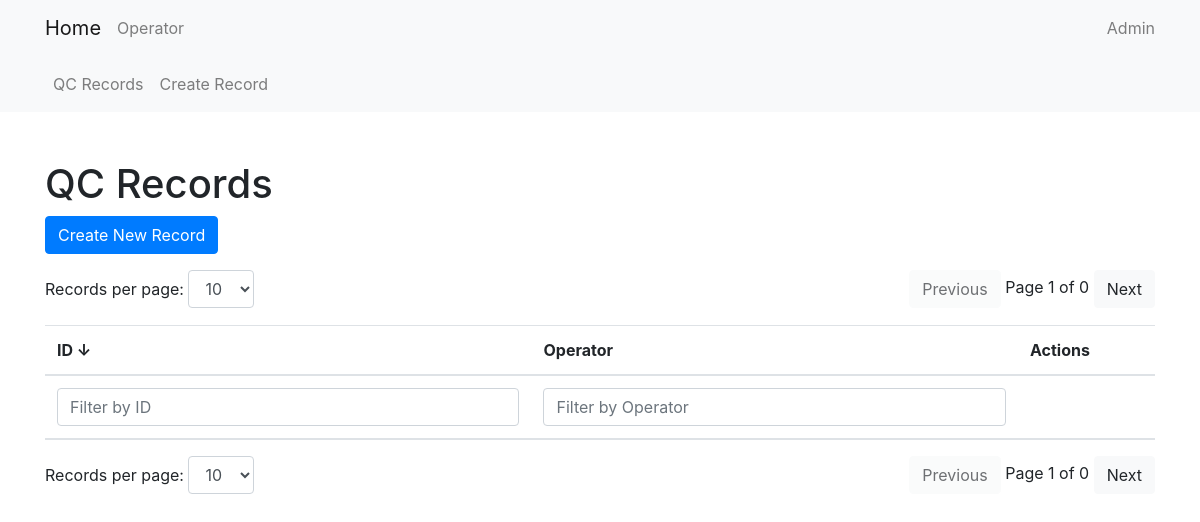
/qc/, run on an earlier commit of the app's database.
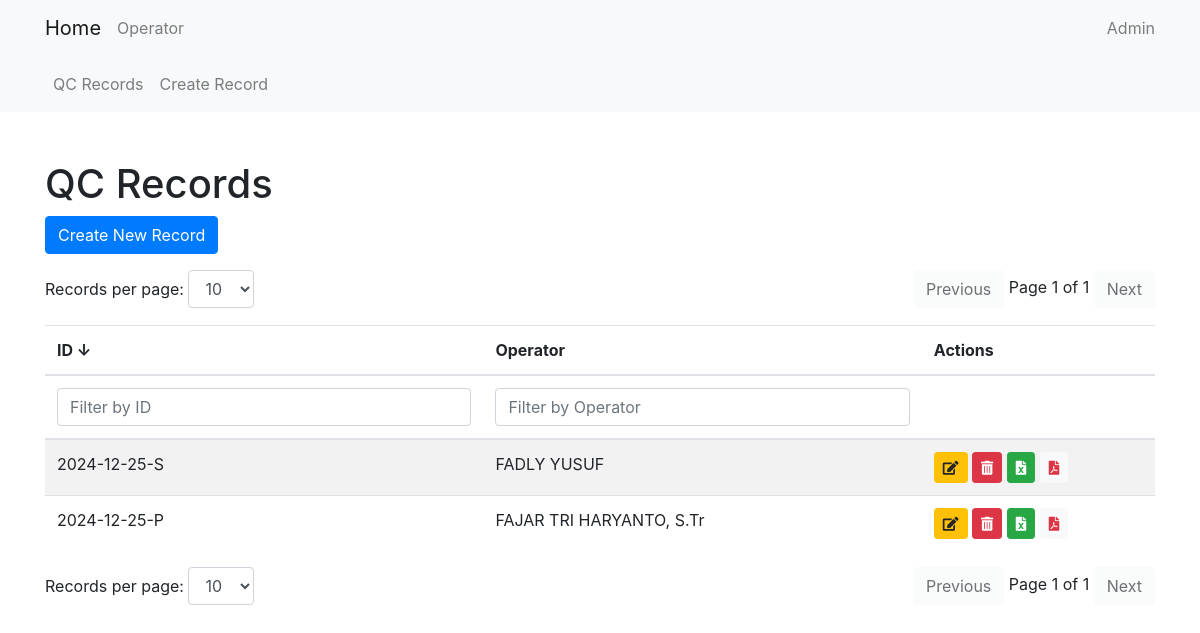
And on a later commit of the database.
### qc/models.py (models this page shows, shortened)
class QcRecord(models.Model):
    qc_id = models.CharField(max_length=100, default='0')
    KELOMPOK_CHOICES = [
        ('1', '1'),
        ('2', '2'),
        ('3', '3'),
        ('4', '4'),
        ('5', '5'),
    ]
    kelompok = models.CharField(max_length=1, choices=KELOMPOK_CHOICES, default='1')
    jam_pelaksanaan = models.TimeField(default=(timezone.now() + timezone.timedelta(hours=7)).replace(second=0, microsecond=0))
    qc_prev = models.TextField(default='0')
    qc = models.TextField(default='0')
    operator = models.ForeignKey(Operator, on_delete=models.CASCADE)
    NIP = models.CharField(max_length=18, default='0')
    event_indonesia = models.IntegerField(default=0)
    event_luar = models.IntegerField(default=0)
    kel_sebelum = models.CharField(max_length=1, choices=KELOMPOK_CHOICES, default='1')

### core/models.py (models this page shows, shortened)
class Operator(models.Model):
    name = models.CharField(max_length=100)
    NIP = models.CharField(max_length=18)

### qc/views.py (the view)
# urls.py: path('', QcRecordListView.as_view(), name='qcrecord_list'),
class QcRecordListView(ListView):
    model = QcRecord
    template_name = 'qc/qcrecord_list.html'
    context_object_name = 'qcrecords'

### qc/templates/qc/qcrecord_list.html (shortened to what this page needs)
{% extends 'core/base.html' %}
{% block content %}
<h1 class="mt-5">QC Records</h1>
<a href="{% url 'qc:qcrecord_create' %}" class="btn btn-primary mb-3">Create New Record</a>
<div class="d-flex justify-content-between mb-3">
    <div>
        <label for="recordsPerPageTop">Records per page:</label>
        <select id="recordsPerPageTop" class="form-control d-inline-block w-auto">
            <option value="10" selected>10</option>
        </select>
    </div>
    <div>
        <button id="prevPageTop" class="btn btn-light">Previous</button>
        <span id="pageInfoTop"></span>
        <button id="nextPageTop" class="btn btn-light">Next</button>
    </div>
</div>
<div class="table-responsive">
    <table class="table table-striped" id="qcRecordTable">
        <thead>
            <tr>
                <th onclick="sortTable(0)" style="cursor: pointer;">ID <span id="idSortArrow">↓</span></th>
                <th onclick="sortTable(1)" style="cursor: pointer;">Operator </th>
                <th>Actions</th>
            </tr>
            <tr>
                <th><input type="text" id="idFilter" onkeyup="filterTable(0)" placeholder="Filter by ID" class="form-control"></th>
                <th><input type="text" id="operatorFilter" onkeyup="filterTable(1)" placeholder="Filter by Operator" class="form-control"></th>
                <th></th>
            </tr>
        </thead>
        <tbody id="qcRecordTableBody">
            {% for record in qcrecords|dictsortreversed:"qc_id" %}
            <tr>
                <td>{{ record.qc_id }}</td>
                <td>{{ record.operator.name }}</td>
                <td>
                    <a href="{% url 'qc:qcrecord_update' record.pk %}" class="btn btn-sm btn-warning" data-toggle="tooltip" title="Edit">
                        <i class="fas fa-edit"></i>
                    </a>
                    <form action="{% url 'qc:qcrecord_delete_direct' record.pk %}" method="post" style="display:inline;">
                        <button type="button" class="btn btn-sm btn-danger delete-button" data-toggle="tooltip" title="Delete">
                            <i class="fas fa-trash-alt"></i>
                        </button>
                    </form>
                    <a href="{% url 'qc:export_to_excel' record.pk %}" class="btn btn-sm btn-success" data-toggle="tooltip" title="Export to Excel">
                        <i class="fas fa-file-excel"></i>
                    </a>
                    <a href="{% url 'qc:export_to_pdf' record.pk %}" class="btn btn-sm btn-light text-danger" data-toggle="tooltip" title="Export to PDF">
                        <i class="fas fa-file-pdf"></i>
                    </a>
                </td>
            </tr>
            {% endfor %}
        </tbody>
    </table>
</div>
<div class="d-flex justify-content-between">
    <div>
        <label for="recordsPerPage">Records per page:</label>
        <select id="recordsPerPage" class="form-control d-inline-block w-auto">
            <option value="10" selected>10</option>
        </select>
    </div>
    <div>
        <button id="prevPage" class="btn btn-light">Previous</button>
        <span id="pageInfo"></span>
        <button id="nextPage" class="btn btn-light">Next</button>
    </div>
</div>
{% endblock %}

What changed in the data, as far as the page shows it:
added QcRecord: qc_id "2024-12-25-S", operator.name "FADLY YUSUF"
added QcRecord: qc_id "2024-12-25-P", operator.name "FAJAR TRI HARYANTO, S.Tr"
Also different on the page:
text written by a page script: "Page 1 of 0" → "Page 1 of 1"
